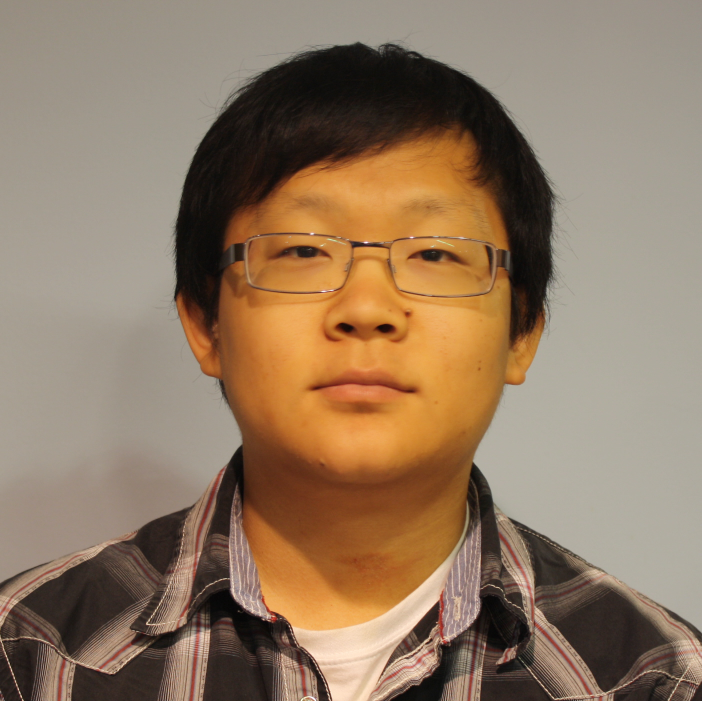
#> input picture YouTube/Chris.jpg, 1404 x 1402 px (shown at 1/2 size)
$ python pillow_combine_pic.py
#> lines starting #> are read from the running program, lines starting #| are printed output that depends on the picture
from PIL import Image

chris = Image.open("Chris.jpg")
#> chris is the input picture: PIL image 1404x1402 RGB; mean R, G, B 144.8, 121, 97.8
cat = Image.open("cat.png")
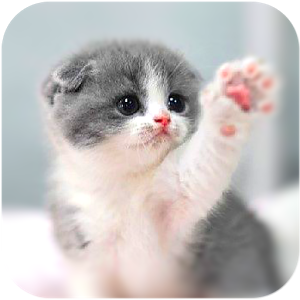
#> input picture YouTube/cat.png, 300 x 300 px
#> cat is the input picture: PIL image 300x300 RGBA; mean R, G, B, A 186.7, 182.8, 181.7, 244.5

# we are going to paste cat picture onto chris's picture
# need to make sure that the cat picture fits into chris

# cat 300 x 300

# the coordinate of chris picture where the cat picture will go
area = (100, 100, 400, 400)
chris.paste(cat, area)
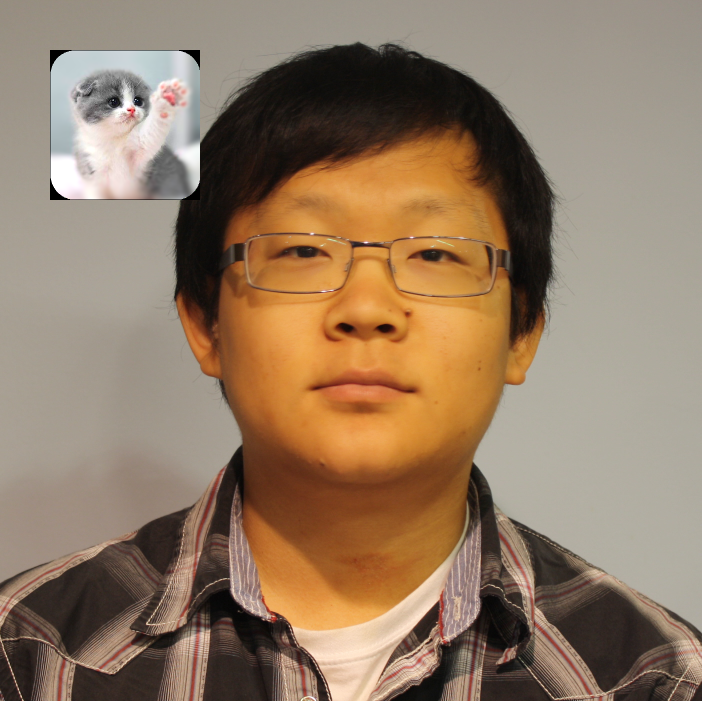
#> chris: PIL image 1404x1402 RGB (shown at 1/2 size); mean R, G, B 146.2, 122.5, 99.8

chris.show()
